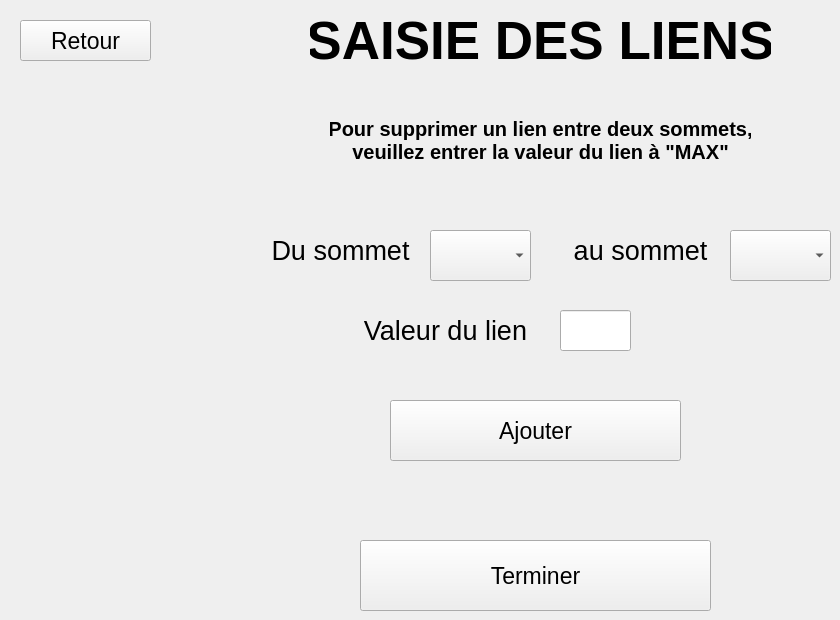
    <widget class="QWidget" name="pageSaisieLiens">
     <widget class="QPushButton" name="btnRetourSaisieLiens">
      <property name="geometry">
       <rect>
        <x>20</x>
        <y>20</y>
        <width>131</width>
        <height>41</height>
       </rect>
      </property>
      <property name="font">
       <font>
        <pointsize>17</pointsize>
        <bold>false</bold>
        <strikeout>false</strikeout>
       </font>
      </property>
      <property name="text">
       <string>Retour</string>
      </property>
     </widget>
     <widget class="QLabel" name="label_2">
      <property name="geometry">
       <rect>
        <x>310</x>
        <y>10</y>
        <width>461</width>
        <height>61</height>
       </rect>
      </property>
      <property name="font">
       <font>
        <pointsize>40</pointsize>
        <bold>true</bold>
        <strikeout>false</strikeout>
       </font>
      </property>
      <property name="text">
       <string>SAISIE DES LIENS</string>
      </property>
      <property name="alignment">
       <set>Qt::AlignmentFlag::AlignCenter</set>
      </property>
     </widget>
     <widget class="QLabel" name="label_3">
      <property name="geometry">
       <rect>
        <x>270</x>
        <y>230</y>
        <width>141</width>
        <height>41</height>
       </rect>
      </property>
      <property name="font">
       <font>
        <pointsize>20</pointsize>
        <strikeout>false</strikeout>
       </font>
      </property>
      <property name="text">
       <string>Du sommet</string>
      </property>
      <property name="alignment">
       <set>Qt::AlignmentFlag::AlignCenter</set>
      </property>
     </widget>
     <widget class="QLabel" name="label_4">
      <property name="geometry">
       <rect>
        <x>570</x>
        <y>230</y>
        <width>141</width>
        <height>41</height>
       </rect>
      </property>
      <property name="font">
       <font>
        <pointsize>20</pointsize>
        <strikeout>false</strikeout>
       </font>
      </property>
      <property name="text">
       <string>au sommet</string>
      </property>
      <property name="alignment">
       <set>Qt::AlignmentFlag::AlignCenter</set>
      </property>
     </widget>
     <widget class="QLabel" name="label_5">
      <property name="geometry">
       <rect>
        <x>360</x>
        <y>310</y>
        <width>171</width>
        <height>41</height>
       </rect>
      </property>
      <property name="font">
       <font>
        <pointsize>20</pointsize>
        <strikeout>false</strikeout>
       </font>
      </property>
      <property name="text">
       <string>Valeur du lien</string>
      </property>
      <property name="alignment">
       <set>Qt::AlignmentFlag::AlignCenter</set>
      </property>
     </widget>
     <widget class="QLineEdit" name="editTxtValeurLien">
      <property name="geometry">
       <rect>
        <x>560</x>
        <y>310</y>
        <width>71</width>
        <height>41</height>
       </rect>
      </property>
      <property name="font">
       <font>
        <pointsize>20</pointsize>
        <strikeout>false</strikeout>
       </font>
      </property>
      <property name="alignment">
       <set>Qt::AlignmentFlag::AlignCenter</set>
      </property>
     </widget>
     <widget class="QPushButton" name="btnAjouterLien">
      <property name="geometry">
       <rect>
        <x>390</x>
        <y>400</y>
        <width>291</width>
        <height>61</height>
       </rect>
      </property>
      <property name="font">
       <font>
        <pointsize>17</pointsize>
        <strikeout>false</strikeout>
       </font>
      </property>
      <property name="text">
       <string>Ajouter</string>
      </property>
     </widget>
     <widget class="QPushButton" name="btnTerminerLiens">
      <property name="geometry">
       <rect>
        <x>360</x>
        <y>540</y>
        <width>351</width>
        <height>71</height>
       </rect>
      </property>
      <property name="font">
       <font>
        <pointsize>17</pointsize>
        <strikeout>false</strikeout>
       </font>
      </property>
      <property name="text">
       <string>Terminer</string>
      </property>
     </widget>
     <widget class="QComboBox" name="comboBoxSommet1">
      <property name="geometry">
       <rect>
        <x>430</x>
        <y>230</y>
        <width>101</width>
        <height>51</height>
       </rect>
      </property>
      <property name="font">
       <font>
        <pointsize>15</pointsize>
        <strikeout>false</strikeout>
       </font>
      </property>
      <property name="editable">
       <bool>false</bool>
      </property>
     </widget>
     <widget class="QComboBox" name="comboBoxSommet2">
      <property name="geometry">
       <rect>
        <x>730</x>
        <y>230</y>
        <width>101</width>
        <height>51</height>
       </rect>
      </property>
      <property name="font">
       <font>
        <pointsize>15</pointsize>
        <strikeout>false</strikeout>
       </font>
      </property>
     </widget>
     <widget class="QLabel" name="label_13">
      <property name="geometry">
       <rect>
        <x>330</x>
        <y>110</y>
        <width>421</width>
        <height>61</height>
       </rect>
      </property>
      <property name="font">
       <font>
        <pointsize>15</pointsize>
        <bold>true</bold>
        <strikeout>false</strikeout>
       </font>
      </property>
      <property name="text">
       <string>Pour supprimer un lien entre deux sommets,
veuillez entrer la valeur du lien à &quot;MAX&quot;</string>
      </property>
      <property name="alignment">
       <set>Qt::AlignmentFlag::AlignCenter</set>
      </property>
     </widget>
    </widget>
